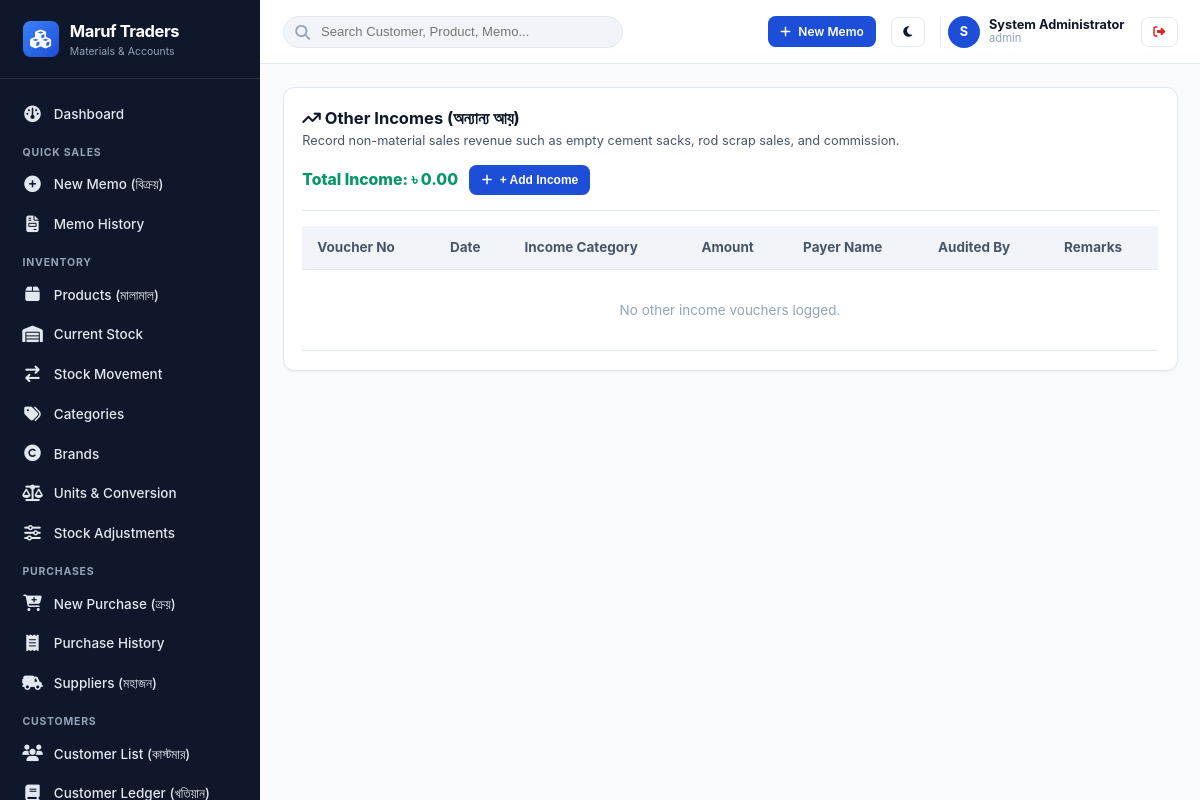
/modules/finance/income.php (signed in), run on the app's committed database.
### tables this page shows
CREATE TABLE `shops` (
  `id` int(10) unsigned NOT NULL AUTO_INCREMENT,
  `shop_code` varchar(30) NOT NULL,
  `name` varchar(150) NOT NULL,
  `proprietor` varchar(100) DEFAULT NULL,
  `address` text NOT NULL,
  `phone` varchar(30) NOT NULL,
  `alt_phone` varchar(30) DEFAULT NULL,
  `email` varchar(100) DEFAULT NULL,
  `website` varchar(150) DEFAULT NULL,
  `invoice_prefix` varchar(10) NOT NULL DEFAULT 'MT',
  `currency_symbol` varchar(10) NOT NULL DEFAULT '৳',
  `currency_code` varchar(10) NOT NULL DEFAULT 'BDT',
  `currency_position` enum('before','after') NOT NULL DEFAULT 'before',
  `date_format` varchar(20) NOT NULL DEFAULT 'd-m-Y',
  `invoice_footer_shop` text DEFAULT NULL,
  `invoice_footer_customer` text DEFAULT NULL,
  `logo_url` varchar(255) DEFAULT NULL,
  `is_active` tinyint(1) NOT NULL DEFAULT 1,
  `created_at` timestamp NOT NULL DEFAULT current_timestamp(),
  `updated_at` timestamp NOT NULL DEFAULT current_timestamp() ON UPDATE current_timestamp(),
  PRIMARY KEY (`id`),
  UNIQUE KEY `shop_code` (`shop_code`)
);

CREATE TABLE `users` (
  `id` int(10) unsigned NOT NULL AUTO_INCREMENT,
  `shop_id` int(10) unsigned NOT NULL,
  `username` varchar(50) NOT NULL,
  `email` varchar(100) DEFAULT NULL,
  `password_hash` varchar(255) NOT NULL,
  `full_name` varchar(100) NOT NULL,
  `phone` varchar(30) DEFAULT NULL,
  `status` enum('active','inactive','suspended') NOT NULL DEFAULT 'active',
  `theme_preference` enum('light','dark','system') NOT NULL DEFAULT 'system',
  `last_login_at` datetime DEFAULT NULL,
  `last_login_ip` varchar(45) DEFAULT NULL,
  `created_at` timestamp NOT NULL DEFAULT current_timestamp(),
  `updated_at` timestamp NOT NULL DEFAULT current_timestamp() ON UPDATE current_timestamp(),
  PRIMARY KEY (`id`),
  UNIQUE KEY `username` (`username`),
  KEY `fk_users_shop` (`shop_id`),
  CONSTRAINT `fk_users_shop` FOREIGN KEY (`shop_id`) REFERENCES `shops` (`id`) ON DELETE CASCADE
);

### includes/helpers/functions.php (called while the page is built, shortened)
<?php
function e(?string $string): string
{
    return htmlspecialchars((string)($string ?? ''), ENT_QUOTES | ENT_SUBSTITUTE, 'UTF-8');
}
function getShop(int $shopId = 1): array
{
    static $shop = null;
    if ($shop !== null) {
        return $shop;
    }
    try {
        $pdo = Database::getConnection();
        $stmt = $pdo->prepare("SELECT * FROM shops WHERE id = :id AND is_active = 1 LIMIT 1");
        $stmt->execute(['id' => $shopId]);
        $shop = $stmt->fetch() ?: [
            'id' => 1,
            'name' => 'Construction Materials Supply',
            'shop_code' => 'SHOP001',
            'proprietor' => 'Proprietor',
            'address' => 'Shop Address',
            'phone' => '01700000000',
            'invoice_prefix' => 'MT',
            'currency_symbol' => '৳',
            'currency_code' => 'BDT',
            'currency_position' => 'before',
            'date_format' => 'd-m-Y',
            'invoice_footer_shop' => 'Shop Copy',
            'invoice_footer_customer' => 'Customer Copy'
        ];
    } catch (\Throwable $e) {
        $shop = [
            'id' => 1,
            'name' => 'Construction Materials Supply',
            'shop_code' => 'SHOP001',
            'phone' => '01700000000',
            'currency_symbol' => '৳',
            'currency_position' => 'before',
            'date_format' => 'd-m-Y'
        ];
    }
    return $shop;
}
function formatMoney(float|int|string|null $amount, ?string $currencySymbol = null): string
{
    $num = (float)($amount ?? 0.0);
    $formattedNum = number_format($num, 2, '.', ',');
    $shop = getShop();
    $symbol = $currencySymbol ?? ($shop['currency_symbol'] ?? '৳');
    $pos = $shop['currency_position'] ?? 'before';
    return $pos === 'after' ? "{$formattedNum} {$symbol}" : "{$symbol} {$formattedNum}";
}

### includes/auth/Auth.php (called while the page is built, shortened)
<?php
class Auth
{
    private static ?array $currentUser = null;
    private static ?array $permissions = null;
    public static function check(): bool
    {
        return !empty($_SESSION['user_id']);
    }
    public static function id(): ?int
    {
        return $_SESSION['user_id'] ?? null;
    }
    public static function user(): ?array
    {
        if (self::$currentUser !== null) {
            return self::$currentUser;
        }
        $userId = self::id();
        try {
            $pdo = Database::getConnection();
            $stmt = $pdo->prepare("SELECT * FROM users WHERE id = :id LIMIT 1");
            $stmt->execute(['id' => $userId]);
            self::$currentUser = $stmt->fetch() ?: null;
        } catch (\Throwable $e) {
            self::$currentUser = null;
        }
        return self::$currentUser;
    }
    private static function loadPermissions(int $userId): void
    {
        try {
            $pdo = Database::getConnection();
            $stmtRole = $pdo->prepare("SELECT r.slug FROM roles r
                                      JOIN user_roles ur ON r.id = ur.role_id
                                      WHERE ur.user_id = :uid");
            $stmtRole->execute(['uid' => $userId]);
            $roles = $stmtRole->fetchAll(PDO::FETCH_COLUMN);
            if (in_array('super_admin', $roles, true)) {
                self::$permissions = ['*'];
                return;
            }
            $stmtPerms = $pdo->prepare("SELECT DISTINCT p.slug
                                       FROM permissions p
                                       JOIN role_permissions rp ON p.id = rp.permission_id
                                       JOIN user_roles ur ON rp.role_id = ur.role_id
                                       WHERE ur.user_id = :uid");
            $stmtPerms->execute(['uid' => $userId]);
            self::$permissions = $stmtPerms->fetchAll(PDO::FETCH_COLUMN);
        } catch (\Throwable $e) {
            self::$permissions = [];
        }
    }
    public static function hasPermission(string $permissionSlug): bool
    {
        if (in_array('*', self::$permissions ?? [], true)) {
            return true;
        }
        return in_array($permissionSlug, self::$permissions ?? [], true);
    }
}

### modules/finance/income.php (the view, shortened to what this page needs)
<?php
$shopId = Auth::shopId();
$pdo = DB::pdo();
$sql = "SELECT i.*, ic.name as category_name, u.full_name as created_by_name
        FROM incomes i
        JOIN income_categories ic ON i.category_id = ic.id
        JOIN users u ON i.created_by = u.id
        WHERE i.shop_id = :s
        ORDER BY i.id DESC LIMIT 100";
$stmt = $pdo->prepare($sql);
$stmt->execute(['s' => $shopId]);
$incomes = $stmt->fetchAll();
$totalIncome = array_sum(array_column($incomes, 'amount'));
$activeMenu = 'finance';
$activeSub = 'income';
require_once INCLUDES_PATH . '/templates/header.php';
require_once INCLUDES_PATH . '/templates/sidebar.php';
require_once INCLUDES_PATH . '/templates/navbar.php';
?>
<div class="card">
  <div class="card-header" style="flex-wrap:wrap;gap:1rem;">
    <div>
      <h1 class="card-title"><i class="fa fa-arrow-trend-up"></i> Other Incomes (অন্যান্য আয়)</h1>
      <p style="font-size:0.85rem;color:var(--text-secondary);">Record non-material sales revenue such as empty cement sacks, rod scrap sales, and commission.</p>
    </div>
    <div style="display:flex;gap:0.75rem;align-items:center;">
      <div style="font-size:1.05rem;font-weight:800;color:var(--success);">
        Total Income: <?= formatMoney($totalIncome) ?>
      </div>
      <button type="button" class="btn btn-primary btn-sm" onclick="openModal('income-modal')">
        <i class="fa fa-plus"></i> + Add Income
      </button>
    </div>
  </div>
  <div class="table-responsive">
    <table class="table">
      <thead>
        <tr>
          <th>Voucher No</th>
          <th>Date</th>
          <th>Income Category</th>
          <th>Amount</th>
          <th>Payer Name</th>
          <th>Audited By</th>
          <th>Remarks</th>
        </tr>
      </thead>
      <tbody>
        <?php if (empty($incomes)): ?>
          <tr><td colspan="7" style="text-align:center;color:var(--text-muted);padding:2rem;">No other income vouchers logged.</td></tr>
        <?php endif; ?>
      </tbody>
    </table>
  </div>
</div>
<?php
require_once INCLUDES_PATH . '/templates/footer.php';
?>

### includes/templates/sidebar.php (shortened to what this page needs)
<?php
$activeMenu = $activeMenu ?? '';
$activeSub = $activeSub ?? '';
$shop = getShop();
?>
<aside class="app-sidebar" id="app-sidebar">
  <a href="<?= BASE_URL ?>/modules/dashboard/" class="sidebar-brand">
    <div class="brand-icon">
      <i class="fa fa-cubes"></i>
    </div>
    <div>
      <div class="brand-name"><?= e(mb_strimwidth($shop['name'] ?? 'Nirman ERP', 0, 18, '...')) ?></div>
      <div style="font-size:0.7rem;color:var(--text-sidebar-muted);">Materials & Accounts</div>
    </div>
  </a>
  <ul class="sidebar-menu">
    <?php if (Auth::hasPermission('dashboard.view')): ?>
      <li class="menu-item <?= $activeMenu === 'dashboard' ? 'active' : '' ?>">
        <a href="<?= BASE_URL ?>/modules/dashboard/">
          <span class="menu-icon"><i class="fa fa-gauge"></i></span>
          <span>Dashboard</span>
        </a>
      </li>
    <?php endif; ?>
    <li class="menu-category">Quick Sales</li>
    <?php if (Auth::hasPermission('sales.create')): ?>
      <li class="menu-item <?= $activeSub === 'new-memo' ? 'active' : '' ?>">
        <a href="<?= BASE_URL ?>/modules/sales/new-memo.php">
          <span class="menu-icon"><i class="fa fa-plus-circle"></i></span>
          <span>New Memo (বিক্রয়)</span>
        </a>
      </li>
    <?php endif; ?>
    <?php if (Auth::hasPermission('sales.view')): ?>
      <li class="menu-item <?= $activeSub === 'memo-history' ? 'active' : '' ?>">
        <a href="<?= BASE_URL ?>/modules/sales/memo-history.php">
          <span class="menu-icon"><i class="fa fa-file-invoice"></i></span>
          <span>Memo History</span>
        </a>
      </li>
    <?php endif; ?>
    <li class="menu-category">Inventory</li>
    <?php if (Auth::hasPermission('inventory.view')): ?>
      <li class="menu-item <?= $activeSub === 'products' ? 'active' : '' ?>">
        <a href="<?= BASE_URL ?>/modules/inventory/products.php">
          <span class="menu-icon"><i class="fa fa-box"></i></span>
          <span>Products (মালামাল)</span>
        </a>
      </li>
      <li class="menu-item <?= $activeSub === 'stock' ? 'active' : '' ?>">
        <a href="<?= BASE_URL ?>/modules/inventory/stock.php">
          <span class="menu-icon"><i class="fa fa-warehouse"></i></span>
          <span>Current Stock</span>
        </a>
      </li>
      <li class="menu-item <?= $activeSub === 'stock-movement' ? 'active' : '' ?>">
        <a href="<?= BASE_URL ?>/modules/inventory/stock-movement.php">
          <span class="menu-icon"><i class="fa fa-arrow-right-arrow-left"></i></span>
          <span>Stock Movement</span>
        </a>
      </li>
    <?php endif; ?>
    <?php if (Auth::hasPermission('inventory.manage')): ?>
      <li class="menu-item <?= $activeSub === 'categories' ? 'active' : '' ?>">
        <a href="<?= BASE_URL ?>/modules/inventory/categories.php">
          <span class="menu-icon"><i class="fa fa-tags"></i></span>
          <span>Categories</span>
        </a>
      </li>
      <li class="menu-item <?= $activeSub === 'brands' ? 'active' : '' ?>">
        <a href="<?= BASE_URL ?>/modules/inventory/brands.php">
          <span class="menu-icon"><i class="fa fa-copyright"></i></span>
          <span>Brands</span>
        </a>
      </li>
      <li class="menu-item <?= $activeSub === 'units' ? 'active' : '' ?>">
        <a href="<?= BASE_URL ?>/modules/inventory/units.php">
          <span class="menu-icon"><i class="fa fa-scale-balanced"></i></span>
          <span>Units & Conversion</span>
        </a>
      </li>
    <?php endif; ?>
    <?php if (Auth::hasPermission('inventory.adjust')): ?>
      <li class="menu-item <?= $activeSub === 'adjustments' ? 'active' : '' ?>">
        <a href="<?= BASE_URL ?>/modules/inventory/adjustments.php">
          <span class="menu-icon"><i class="fa fa-sliders"></i></span>
          <span>Stock Adjustments</span>
        </a>
      </li>
    <?php endif; ?>
    <li class="menu-category">Purchases</li>
    <?php if (Auth::hasPermission('purchase.create')): ?>
      <li class="menu-item <?= $activeSub === 'new-purchase' ? 'active' : '' ?>">
        <a href="<?= BASE_URL ?>/modules/purchases/new-purchase.php">
          <span class="menu-icon"><i class="fa fa-cart-plus"></i></span>
          <span>New Purchase (ক্রয়)</span>
        </a>
      </li>
    <?php endif; ?>
    <?php if (Auth::hasPermission('purchase.view')): ?>
      <li class="menu-item <?= $activeSub === 'purchase-history' ? 'active' : '' ?>">
        <a href="<?= BASE_URL ?>/modules/purchases/purchase-history.php">
          <span class="menu-icon"><i class="fa fa-receipt"></i></span>
          <span>Purchase History</span>
        </a>
      </li>
    <?php endif; ?>
    <?php if (Auth::hasPermission('supplier.view')): ?>
      <li class="menu-item <?= $activeSub === 'suppliers' ? 'active' : '' ?>">
        <a href="<?= BASE_URL ?>/modules/suppliers/list.php">
          <span class="menu-icon"><i class="fa fa-truck-field"></i></span>
          <span>Suppliers (মহাজন)</span>
        </a>
      </li>
    <?php endif; ?>
    <li class="menu-category">Customers</li>
    <?php if (Auth::hasPermission('customer.view')): ?>
      <li class="menu-item <?= $activeSub === 'customers' ? 'active' : '' ?>">
        <a href="<?= BASE_URL ?>/modules/customers/list.php">
          <span class="menu-icon"><i class="fa fa-users"></i></span>
          <span>Customer List (কাস্টমার)</span>
        </a>
      </li>
      <li class="menu-item <?= $activeSub === 'customer-ledger' ? 'active' : '' ?>">
        <a href="<?= BASE_URL ?>/modules/customers/ledger.php">
          <span class="menu-icon"><i class="fa fa-book"></i></span>
          <span>Customer Ledger (খতিয়ান)</span>
        </a>
      </li>
    <?php endif; ?>
  </ul>
</aside>

### includes/templates/navbar.php (shortened to what this page needs)
<?php
$currentUser = Auth::user();
$shop = getShop();
?>
<main class="app-main">
  <header class="app-navbar no-print">
    <div class="navbar-left">
      <div class="global-search-container">
        <i class="fa fa-search global-search-icon"></i>
        <input type="text" class="global-search-input" id="global-search-input" placeholder="Search Customer, Product, Memo...">
      </div>
    </div>
    <div class="navbar-right">
      <?php if (Auth::hasPermission('sales.create')): ?>
        <a href="<?= BASE_URL ?>/modules/sales/new-memo.php" class="btn btn-primary btn-sm">
          <i class="fa fa-plus"></i> New Memo
        </a>
      <?php endif; ?>
      <button class="btn btn-secondary btn-sm" id="theme-toggle-btn" title="Toggle Light / Dark Mode">
        <i class="fa fa-moon"></i>
      </button>
      <div style="display:flex;align-items:center;gap:0.6rem;padding-left:0.5rem;border-left:1px solid var(--border-color);">
        <div style="width:32px;height:32px;border-radius:var(--radius-full);background:var(--primary);color:#fff;display:flex;align-items:center;justify-content:center;font-weight:700;font-size:0.85rem;">
          <?= strtoupper(substr($currentUser['full_name'] ?? 'U', 0, 1)) ?>
        </div>
        <div style="font-size:0.85rem;line-height:1.2;">
          <div style="font-weight:700;"><?= e($currentUser['full_name'] ?? 'User') ?></div>
          <div style="font-size:0.75rem;color:var(--text-muted);"><?= e($currentUser['username'] ?? '') ?></div>
        </div>
        <a href="<?= BASE_URL ?>/modules/auth/logout.php" class="btn btn-secondary btn-sm" title="Log Out" style="margin-left:0.5rem;color:var(--danger);">
          <i class="fa fa-right-from-bracket"></i>
        </a>
      </div>
    </div>
  </header>
  <div class="app-content">

### data on the page
shops: name "Maruf Traders", formatMoney($totalIncome) "৳ 0.00"
users: full_name "S", full_name "System Administrator", username "admin"
